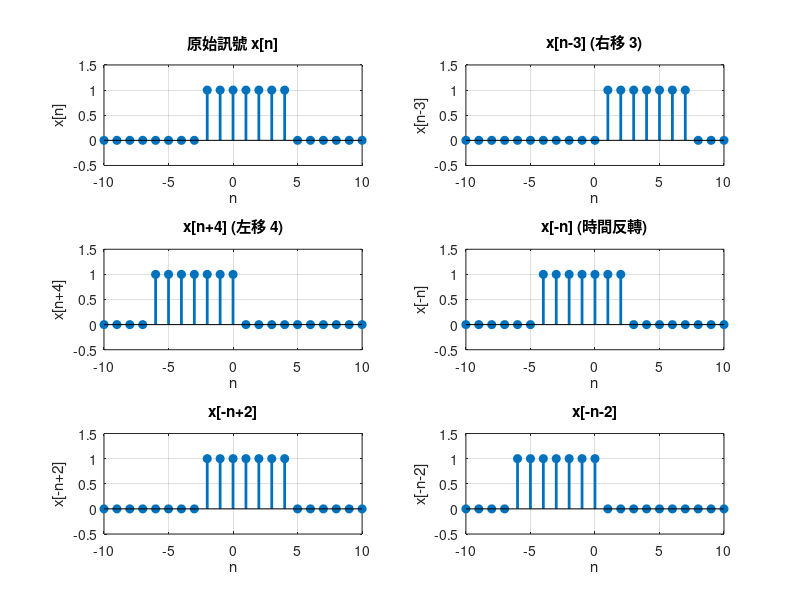

The MATLAB source for this figure: (Note: this script raises an error after producing the figure.)
% ==================================================
% 離散時間訊號變換分析 + 圖形視覺化
% 原始訊號 x[n] 在 n < -2 或 n > 4 時為零，非零區間為 [-2, 4]
% 假設在非零區間內 x[n] = 1 (可自訂)
% ==================================================

close all;  % 關閉所有舊圖
clear all;  % 清除變數（可選）

% 定義原始非零區間
n_start = -2;
n_end   = 4;

% 建立原始訊號 x[n] —— 我們用 1 代表非零值（你可自訂為向量）
n_range_original = n_start : n_end;
x_original = ones(1, length(n_range_original));  % 全部設為 1，或可改為 [1,2,3,4,5,6,7]

% 定義繪圖用的完整 n 範圍（涵蓋所有轉換後可能的非零區間）
n_plot_min = -10;
n_plot_max = 10;
n_plot = n_plot_min : n_plot_max;

% 初始化原始訊號在完整範圍內（預設為 0）
x_full = zeros(1, length(n_plot));
% 填入原始非零值
for i = 1:length(n_range_original)
    idx = find(n_plot == n_range_original(i));
    if ~isempty(idx)
        x_full(idx) = x_original(i);
    end
end

% 繪製原始訊號
figure(1);
subplot(3,2,1);
stem(n_plot, x_full, 'filled', 'LineWidth', 2);
title('原始訊號 x[n]');
xlabel('n');
ylabel('x[n]');
grid on;
axis([n_plot_min n_plot_max -0.5 1.5]);

% ========== (a) x[n-3] = 右移 3 ==========
x_a = zeros(1, length(n_plot));
for i = 1:length(n_plot)
    n = n_plot(i);
    original_n = n - 3;  % 因為是 x[n-3]，要查原始 x 在 n-3 的值
    if original_n >= n_start && original_n <= n_end
        % 假設原始 x[original_n] = 1，或可對應索引（這裡簡化為 1）
        x_a(i) = 1;
    else
        x_a(i) = 0;
    end
end

subplot(3,2,2);
stem(n_plot, x_a, 'filled', 'LineWidth', 2);
title('x[n-3] (右移 3)');
xlabel('n');
ylabel('x[n-3]');
grid on;
axis([n_plot_min n_plot_max -0.5 1.5]);

% ========== (b) x[n+4] = 左移 4 ==========
x_b = zeros(1, length(n_plot));
for i = 1:length(n_plot)
    n = n_plot(i);
    original_n = n + 4;  % x[n+4] 對應原始 x[n+4]
    if original_n >= n_start && original_n <= n_end
        x_b(i) = 1;
    else
        x_b(i) = 0;
    end
end

subplot(3,2,3);
stem(n_plot, x_b, 'filled', 'LineWidth', 2);
title('x[n+4] (左移 4)');
xlabel('n');
ylabel('x[n+4]');
grid on;
axis([n_plot_min n_plot_max -0.5 1.5]);

% ========== (c) x[-n] = 時間反轉 ==========
x_c = zeros(1, length(n_plot));
for i = 1:length(n_plot)
    n = n_plot(i);
    original_n = -n;  % x[-n] 對應原始 x[-n]
    if original_n >= n_start && original_n <= n_end
        x_c(i) = 1;
    else
        x_c(i) = 0;
    end
end

subplot(3,2,4);
stem(n_plot, x_c, 'filled', 'LineWidth', 2);
title('x[-n] (時間反轉)');
xlabel('n');
ylabel('x[-n]');
grid on;
axis([n_plot_min n_plot_max -0.5 1.5]);

% ========== (d) x[-n+2] = x[-(n-2)] = 反轉再右移 2 ==========
x_d = zeros(1, length(n_plot));
for i = 1:length(n_plot)
    n = n_plot(i);
    original_n = -n + 2;  % 對應原始 x 在 -n+2 的值
    if original_n >= n_start && original_n <= n_end
        x_d(i) = 1;
    else
        x_d(i) = 0;
    end
end

subplot(3,2,5);
stem(n_plot, x_d, 'filled', 'LineWidth', 2);
title('x[-n+2]');
xlabel('n');
ylabel('x[-n+2]');
grid on;
axis([n_plot_min n_plot_max -0.5 1.5]);

% ========== (e) x[-n-2] = x[-(n+2)] = 反轉再左移 2 ==========
x_e = zeros(1, length(n_plot));
for i = 1:length(n_plot)
    n = n_plot(i);
    original_n = -n - 2;  % 對應原始 x 在 -n-2 的值
    if original_n >= n_start && original_n <= n_end
        x_e(i) = 1;
    else
        x_e(i) = 0;
    end
end

subplot(3,2,6);
stem(n_plot, x_e, 'filled', 'LineWidth', 2);
title('x[-n-2]');
xlabel('n');
ylabel('x[-n-2]');
grid on;
axis([n_plot_min n_plot_max -0.5 1.5]);

% 調整子圖間距
sgtitle('離散訊號 x[n] 變換示意圖 (假設非零區間值為 1)');
set(gcf, 'Position', [100, 100, 1000, 800]);  % 調整圖形視窗大小

% ======== 同時輸出文字結果（如之前）========
fprintf('========== 最終結果總結（為零範圍） ==========\n');
a_start = n_start + 3; a_end = n_end + 3;
b_start = n_start - 4; b_end = n_end - 4;
c_start = -n_end; c_end = -n_start; if c_start > c_end; temp=c_start; c_start=c_end; c_end=temp; end
d_start = -n_end + 2; d_end = -n_start + 2; if d_start > d_end; temp=d_start; d_start=d_end; d_end=temp; end
e_start = -n_end - 2; e_end = -n_start - 2; if e_start > e_end; temp=e_start; e_start=e_end; e_end=temp; end

fprintf('(a) x[n-3]    : n < %d 或 n > %d\n', a_start, a_end);
fprintf('(b) x[n+4]    : n < %d 或 n > %d\n', b_start, b_end);
fprintf('(c) x[-n]     : n < %d 或 n > %d\n', c_start, c_end);
fprintf('(d) x[-n+2]   : n < %d 或 n > %d\n', d_start, d_end);
fprintf('(e) x[-n-2]   : n < %d 或 n > %d\n', e_start, e_end);
